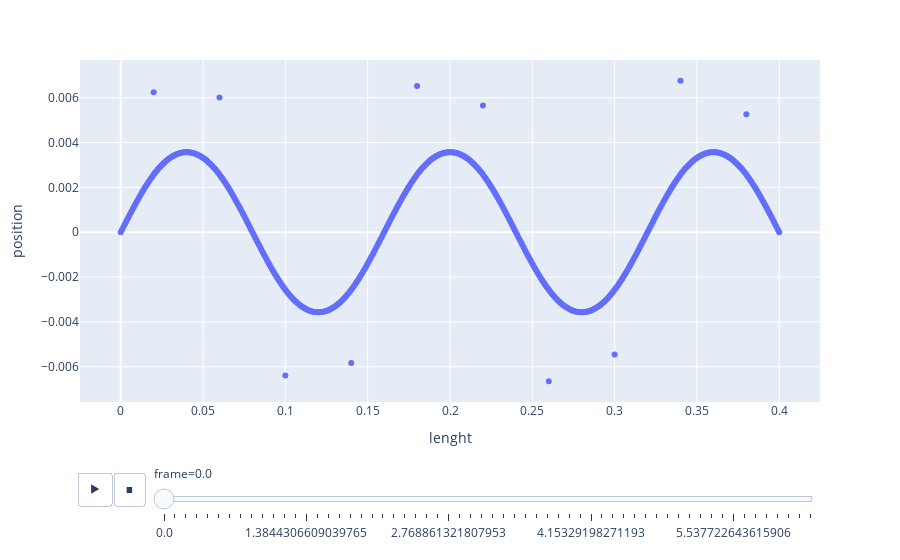

Notebook source saved alongside this figure:
### Code cell
data = pd.concat([data_element, data_resonators])

fig = px.scatter(
    data, 
    x="lenght", 
    y = "position",
    animation_frame="frame")

fig.update_traces(line=dict(color="Turquoise", width=5))
fig.show()
fig.write_html("C:/Users/Marko/Documents/1 l Dokumenti/1 l Fakulteta/5 l 5. semester/3 l Dinamika togih teles/1 l Seminar/metamaterials/Animations/Mu0.html")

### Figure 1 — Plotly figure (JSON) as saved in the notebook; plotly's stock layout.template omitted (floating-point values rounded to 4 significant figures; data arrays with more than 128 entries replaced by an {"elided": "..."} marker saying what was removed)
{"data": [{"hovertemplate": "frame=0.0<br>lenght=%{x}<br>position=%{y}<extra></extra>", "legendgroup": "", "line": {"color": "Turquoise", "width": 5}, "marker": {"color": "#636efa", "symbol": "circle"}, "mode": "markers", "name": "", "orientation": "v", "showlegend": false, "type": "scatter", "x": {"elided": "511 float values"}, "xaxis": "x", "y": {"elided": "511 float values"}, "yaxis": "y"}], "layout": {"legend": {"tracegroupgap": 0}, "margin": {"t": 60}, "sliders": [{"active": 0, "currentvalue": {"prefix": "frame="}, "len": 0.9, "pad": {"b": 10, "t": 60}, "steps": [{"args": [["0.0"], {"frame": {"duration": 0, "redraw": false}, "fromcurrent": true, "mode": "immediate", "transition": {"duration": 0, "easing": "linear"}}], "label": "0.0", "method": "animate"}, {"args": [["0.10649466622338281"], {"frame": {"duration": 0, "redraw": false}, "fromcurrent": true, "mode": "immediate", "transition": {"duration": 0, "easing": "linear"}}], "label": "0.10649466622338281", "method": "animate"}, {"args": [["0.21298933244676563"], {"frame": {"duration": 0, "redraw": false}, "fromcurrent": true, "mode": "immediate", "transition": {"duration": 0, "easing": "linear"}}], "label": "0.21298933244676563", "method": "animate"}, {"args": [["0.31948399867014843"], {"frame": {"duration": 0, "redraw": false}, "fromcurrent": true, "mode": "immediate", "transition": {"duration": 0, "easing": "linear"}}], "label": "0.31948399867014843", "method": "animate"}, {"args": [["0.42597866489353126"], {"frame": {"duration": 0, "redraw": false}, "fromcurrent": true, "mode": "immediate", "transition": {"duration": 0, "easing": "linear"}}], "label": "0.42597866489353126", "method": "animate"}, {"args": [["0.5324733311169141"], {"frame": {"duration": 0, "redraw": false}, "fromcurrent": true, "mode": "immediate", "transition": {"duration": 0, "easing": "linear"}}], "label": "0.5324733311169141", "method": "animate"}, {"args": [["0.6389679973402969"], {"frame": {"duration": 0, "redraw": false}, "fromcurrent": true, "mode": "immediate", "transition": {"duration": 0, "easing": "linear"}}], "label": "0.6389679973402969", "method": "animate"}, {"args": [["0.7454626635636797"], {"frame": {"duration": 0, "redraw": false}, "fromcurrent": true, "mode": "immediate", "transition": {"duration": 0, "easing": "linear"}}], "label": "0.7454626635636797", "method": "animate"}, {"args": [["0.8519573297870625"], {"frame": {"duration": 0, "redraw": false}, "fromcurrent": true, "mode": "immediate", "transition": {"duration": 0, "easing": "linear"}}], "label": "0.8519573297870625", "method": "animate"}, {"args": [["0.9584519960104453"], {"frame": {"duration": 0, "redraw": false}, "fromcurrent": true, "mode": "immediate", "transition": {"duration": 0, "easing": "linear"}}], "label": "0.9584519960104453", "method": "animate"}, {"args": [["1.0649466622338282"], {"frame": {"duration": 0, "redraw": false}, "fromcurrent": true, "mode": "immediate", "transition": {"duration": 0, "easing": "linear"}}], "label": "1.0649466622338282", "method": "animate"}, {"args": [["1.171441328457211"], {"frame": {"duration": 0, "redraw": false}, "fromcurrent": true, "mode": "immediate", "transition": {"duration": 0, "easing": "linear"}}], "label": "1.171441328457211", "method": "animate"}, {"args": [["1.2779359946805937"], {"frame": {"duration": 0, "redraw": false}, "fromcurrent": true, "mode": "immediate", "transition": {"duration": 0, "easing": "linear"}}], "label": "1.2779359946805937", "method": "animate"}, {"args": [["1.3844306609039765"], {"frame": {"duration": 0, "redraw": false}, "fromcurrent": true, "mode": "immediate", "transition": {"duration": 0, "easing": "linear"}}], "label": "1.3844306609039765", "method": "animate"}, {"args": [["1.4909253271273595"], {"frame": {"duration": 0, "redraw": false}, "fromcurrent": true, "mode": "immediate", "transition": {"duration": 0, "easing": "linear"}}], "label": "1.4909253271273595", "method": "animate"}, {"args": [["1.5974199933507423"], {"frame": {"duration": 0, "redraw": false}, "fromcurrent": true, "mode": "immediate", "transition": {"duration": 0, "easing": "linear"}}], "label": "1.5974199933507423", "method": "animate"}, {"args": [["1.703914659574125"], {"frame": {"duration": 0, "redraw": false}, "fromcurrent": true, "mode": "immediate", "transition": {"duration": 0, "easing": "linear"}}], "label": "1.703914659574125", "method": "animate"}, {"args": [["1.8104093257975078"], {"frame": {"duration": 0, "redraw": false}, "fromcurrent": true, "mode": "immediate", "transition": {"duration": 0, "easing": "linear"}}], "label": "1.8104093257975078", "method": "animate"}, {"args": [["1.9169039920208906"], {"frame": {"duration": 0, "redraw": false}, "fromcurrent": true, "mode": "immediate", "transition": {"duration": 0, "easing": "linear"}}], "label": "1.9169039920208906", "method": "animate"}, {"args": [["2.0233986582442736"], {"frame": {"duration": 0, "redraw": false}, "fromcurrent": true, "mode": "immediate", "transition": {"duration": 0, "easing": "linear"}}], "label": "2.0233986582442736", "method": "animate"}, {"args": [["2.1298933244676563"], {"frame": {"duration": 0, "redraw": false}, "fromcurrent": true, "mode": "immediate", "transition": {"duration": 0, "easing": "linear"}}], "label": "2.1298933244676563", "method": "animate"}, {"args": [["2.236387990691039"], {"frame": {"duration": 0, "redraw": false}, "fromcurrent": true, "mode": "immediate", "transition": {"duration": 0, "easing": "linear"}}], "label": "2.236387990691039", "method": "animate"}, {"args": [["2.342882656914422"], {"frame": {"duration": 0, "redraw": false}, "fromcurrent": true, "mode": "immediate", "transition": {"duration": 0, "easing": "linear"}}], "label": "2.342882656914422", "method": "animate"}, {"args": [["2.4493773231378047"], {"frame": {"duration": 0, "redraw": false}, "fromcurrent": true, "mode": "immediate", "transition": {"duration": 0, "easing": "linear"}}], "label": "2.4493773231378047", "method": "animate"}, {"args": [["2.5558719893611874"], {"frame": {"duration": 0, "redraw": false}, "fromcurrent": true, "mode": "immediate", "transition": {"duration": 0, "easing": "linear"}}], "label": "2.5558719893611874", "method": "animate"}, {"args": [["2.66236665558457"], {"frame": {"duration": 0, "redraw": false}, "fromcurrent": true, "mode": "immediate", "transition": {"duration": 0, "easing": "linear"}}], "label": "2.66236665558457", "method": "animate"}, {"args": [["2.768861321807953"], {"frame": {"duration": 0, "redraw": false}, "fromcurrent": true, "mode": "immediate", "transition": {"duration": 0, "easing": "linear"}}], "label": "2.768861321807953", "method": "animate"}, {"args": [["2.875355988031336"], {"frame": {"duration": 0, "redraw": false}, "fromcurrent": true, "mode": "immediate", "transition": {"duration": 0, "easing": "linear"}}], "label": "2.875355988031336", "method": "animate"}, {"args": [["2.981850654254719"], {"frame": {"duration": 0, "redraw": false}, "fromcurrent": true, "mode": "immediate", "transition": {"duration": 0, "easing": "linear"}}], "label": "2.981850654254719", "method": "animate"}, {"args": [["3.0883453204781017"], {"frame": {"duration": 0, "redraw": false}, "fromcurrent": true, "mode": "immediate", "transition": {"duration": 0, "easing": "linear"}}], "label": "3.0883453204781017", "method": "animate"}, {"args": [["3.1948399867014845"], {"frame": {"duration": 0, "redraw": false}, "fromcurrent": true, "mode": "immediate", "transition": {"duration": 0, "easing": "linear"}}], "label": "3.1948399867014845", "method": "animate"}, {"args": [["3.3013346529248673"], {"frame": {"duration": 0, "redraw": false}, "fromcurrent": true, "mode": "immediate", "transition": {"duration": 0, "easing": "linear"}}], "label": "3.3013346529248673", "method": "animate"}, {"args": [["3.40782931914825"], {"frame": {"duration": 0, "redraw": false}, "fromcurrent": true, "mode": "immediate", "transition": {"duration": 0, "easing": "linear"}}], "label": "3.40782931914825", "method": "animate"}, {"args": [["3.514323985371633"], {"frame": {"duration": 0, "redraw": false}, "fromcurrent": true, "mode": "immediate", "transition": {"duration": 0, "easing": "linear"}}], "label": "3.514323985371633", "method": "animate"}, {"args": [["3.6208186515950156"], {"frame": {"duration": 0, "redraw": false}, "fromcurrent": true, "mode": "immediate", "transition": {"duration": 0, "easing": "linear"}}], "label": "3.6208186515950156", "method": "animate"}, {"args": [["3.7273133178183984"], {"frame": {"duration": 0, "redraw": false}, "fromcurrent": true, "mode": "immediate", "transition": {"duration": 0, "easing": "linear"}}], "label": "3.7273133178183984", "method": "animate"}, {"args": [["3.833807984041781"], {"frame": {"duration": 0, "redraw": false}, "fromcurrent": true, "mode": "immediate", "transition": {"duration": 0, "easing": "linear"}}], "label": "3.833807984041781", "method": "animate"}, {"args": [["3.940302650265164"], {"frame": {"duration": 0, "redraw": false}, "fromcurrent": true, "mode": "immediate", "transition": {"duration": 0, "easing": "linear"}}], "label": "3.940302650265164", "method": "animate"}, {"args": [["4.046797316488547"], {"frame": {"duration": 0, "redraw": false}, "fromcurrent": true, "mode": "immediate", "transition": {"duration": 0, "easing": "linear"}}], "label": "4.046797316488547", "method": "animate"}, {"args": [["4.15329198271193"], {"frame": {"duration": 0, "redraw": false}, "fromcurrent": true, "mode": "immediate", "transition": {"duration": 0, "easing": "linear"}}], "label": "4.15329198271193", "method": "animate"}, {"args": [["4.259786648935313"], {"frame": {"duration": 0, "redraw": false}, "fromcurrent": true, "mode": "immediate", "transition": {"duration": 0, "easing": "linear"}}], "label": "4.259786648935313", "method": "animate"}, {"args": [["4.366281315158695"], {"frame": {"duration": 0, "redraw": false}, "fromcurrent": true, "mode": "immediate", "transition": {"duration": 0, "easing": "linear"}}], "label": "4.366281315158695", "method": "animate"}, {"args": [["4.472775981382078"], {"frame": {"duration": 0, "redraw": false}, "fromcurrent": true, "mode": "immediate", "transition": {"duration": 0, "easing": "linear"}}], "label": "4.472775981382078", "method": "animate"}, {"args": [["4.579270647605461"], {"frame": {"duration": 0, "redraw": false}, "fromcurrent": true, "mode": "immediate", "transition": {"duration": 0, "easing": "linear"}}], "label": "4.579270647605461", "method": "animate"}, {"args": [["4.685765313828844"], {"frame": {"duration": 0, "redraw": false}, "fromcurrent": true, "mode": "immediate", "transition": {"duration": 0, "easing": "linear"}}], "label": "4.685765313828844", "method": "animate"}, {"args": [["4.7922599800522265"], {"frame": {"duration": 0, "redraw": false}, "fromcurrent": true, "mode": "immediate", "transition": {"duration": 0, "easing": "linear"}}], "label": "4.7922599800522265", "method": "animate"}, {"args": [["4.898754646275609"], {"frame": {"duration": 0, "redraw": false}, "fromcurrent": true, "mode": "immediate", "transition": {"duration": 0, "easing": "linear"}}], "label": "4.898754646275609", "method": "animate"}, {"args": [["5.005249312498992"], {"frame": {"duration": 0, "redraw": false}, "fromcurrent": true, "mode": "immediate", "transition": {"duration": 0, "easing": "linear"}}], "label": "5.005249312498992", "method": "animate"}, {"args": [["5.111743978722375"], {"frame": {"duration": 0, "redraw": false}, "fromcurrent": true, "mode": "immediate", "transition": {"duration": 0, "easing": "linear"}}], "label": "5.111743978722375", "method": "animate"}, {"args": [["5.218238644945758"], {"frame": {"duration": 0, "redraw": false}, "fromcurrent": true, "mode": "immediate", "transition": {"duration": 0, "easing": "linear"}}], "label": "5.218238644945758", "method": "animate"}, {"args": [["5.32473331116914"], {"frame": {"duration": 0, "redraw": false}, "fromcurrent": true, "mode": "immediate", "transition": {"duration": 0, "easing": "linear"}}], "label": "5.32473331116914", "method": "animate"}, {"args": [["5.431227977392523"], {"frame": {"duration": 0, "redraw": false}, "fromcurrent": true, "mode": "immediate", "transition": {"duration": 0, "easing": "linear"}}], "label": "5.431227977392523", "method": "animate"}, {"args": [["5.537722643615906"], {"frame": {"duration": 0, "redraw": false}, "fromcurrent": true, "mode": "immediate", "transition": {"duration": 0, "easing": "linear"}}], "label": "5.537722643615906", "method": "animate"}, {"args": [["5.644217309839289"], {"frame": {"duration": 0, "redraw": false}, "fromcurrent": true, "mode": "immediate", "transition": {"duration": 0, "easing": "linear"}}], "label": "5.644217309839289", "method": "animate"}, {"args": [["5.750711976062672"], {"frame": {"duration": 0, "redraw": false}, "fromcurrent": true, "mode": "immediate", "transition": {"duration": 0, "easing": "linear"}}], "label": "5.750711976062672", "method": "animate"}, {"args": [["5.857206642286055"], {"frame": {"duration": 0, "redraw": false}, "fromcurrent": true, "mode": "immediate", "transition": {"duration": 0, "easing": "linear"}}], "label": "5.857206642286055", "method": "animate"}, {"args": [["5.963701308509438"], {"frame": {"duration": 0, "redraw": false}, "fromcurrent": true, "mode": "immediate", "transition": {"duration": 0, "easing": "linear"}}], "label": "5.963701308509438", "method": "animate"}, {"args": [["6.070195974732821"], {"frame": {"duration": 0, "redraw": false}, "fromcurrent": true, "mode": "immediate", "transition": {"duration": 0, "easing": "linear"}}], "label": "6.070195974732821", "method": "animate"}, {"args": [["6.1766906409562035"], {"frame": {"duration": 0, "redraw": false}, "fromcurrent": true, "mode": "immediate", "transition": {"duration": 0, "easing": "linear"}}], "label": "6.1766906409562035", "method": "animate"}, {"args": [["6.283185307179586"], {"frame": {"duration": 0, "redraw": false}, "fromcurrent": true, "mode": "immediate", "transition": {"duration": 0, "easing": "linear"}}], "label": "6.283185307179586", "method": "animate"}], "x": 0.1, "xanchor": "left", "y": 0, "yanchor": "top"}], "updatemenus": [{"buttons": [{"args": [null, {"frame": {"duration": 500, "redraw": false}, "fromcurrent": true, "mode": "immediate", "transition": {"duration": 500, "easing": "linear"}}], "label": "&#9654;", "method": "animate"}, {"args": [[null], {"frame": {"duration": 0, "redraw": false}, "fromcurrent": true, "mode": "immediate", "transition": {"duration": 0, "easing": "linear"}}], "label": "&#9724;", "method": "animate"}], "direction": "left", "pad": {"r": 10, "t": 70}, "showactive": false, "type": "buttons", "x": 0.1, "xanchor": "right", "y": 0, "yanchor": "top"}], "xaxis": {"anchor": "y", "domain": [0, 1], "title": {"text": "lenght"}}, "yaxis": {"anchor": "x", "domain": [0, 1], "title": {"text": "position"}}}}
